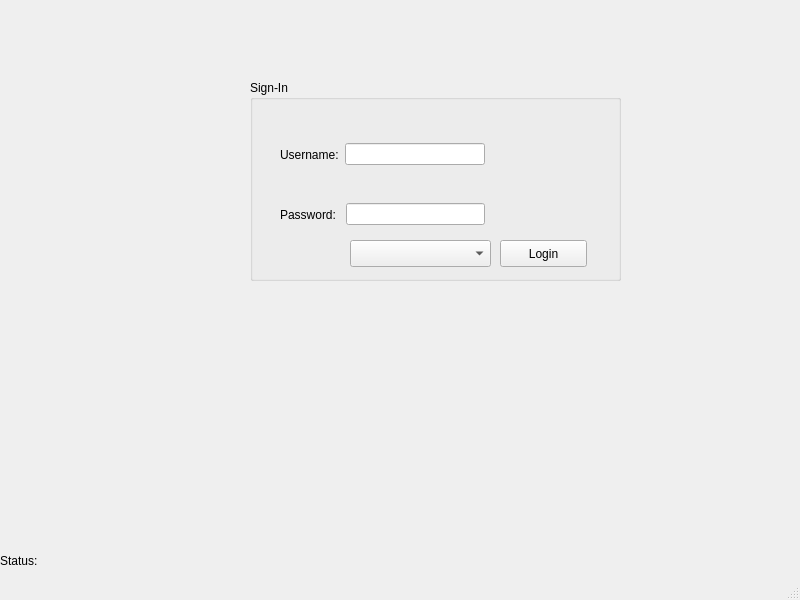
<?xml version="1.0" encoding="UTF-8"?>
<ui version="4.0">
 <class>login</class>
 <widget class="QMainWindow" name="login">
  <property name="geometry">
   <rect>
    <x>0</x>
    <y>0</y>
    <width>800</width>
    <height>600</height>
   </rect>
  </property>
  <property name="windowTitle">
   <string>AIMS Portal</string>
  </property>
  <widget class="QWidget" name="centralwidget">
   <widget class="QLabel" name="label">
    <property name="geometry">
     <rect>
      <x>0</x>
      <y>540</y>
      <width>361</width>
      <height>41</height>
     </rect>
    </property>
    <property name="text">
     <string>Status:</string>
    </property>
   </widget>
   <widget class="QGroupBox" name="signIn">
    <property name="geometry">
     <rect>
      <x>250</x>
      <y>80</y>
      <width>371</width>
      <height>201</height>
     </rect>
    </property>
    <property name="title">
     <string>Sign-In</string>
    </property>
    <widget class="QPushButton" name="pushButton">
     <property name="geometry">
      <rect>
       <x>250</x>
       <y>160</y>
       <width>87</width>
       <height>27</height>
      </rect>
     </property>
     <property name="text">
      <string>Login</string>
     </property>
    </widget>
    <widget class="QWidget" name="layoutWidget">
     <property name="geometry">
      <rect>
       <x>30</x>
       <y>60</y>
       <width>205</width>
       <height>29</height>
      </rect>
     </property>
     <layout class="QHBoxLayout" name="horizontalLayout">
      <item>
       <widget class="QLabel" name="label_2">
        <property name="text">
         <string>Username:</string>
        </property>
       </widget>
      </item>
      <item>
       <widget class="QLineEdit" name="le_uname"/>
      </item>
     </layout>
    </widget>
    <widget class="QWidget" name="layoutWidget">
     <property name="geometry">
      <rect>
       <x>30</x>
       <y>120</y>
       <width>205</width>
       <height>29</height>
      </rect>
     </property>
     <layout class="QHBoxLayout" name="horizontalLayout_2">
      <item>
       <widget class="QLabel" name="label_3">
        <property name="text">
         <string>Password: </string>
        </property>
       </widget>
      </item>
      <item>
       <widget class="QLineEdit" name="le_passwd">
        <property name="echoMode">
         <enum>QLineEdit::Password</enum>
        </property>
       </widget>
      </item>
     </layout>
    </widget>
    <widget class="QComboBox" name="comboBox">
     <property name="geometry">
      <rect>
       <x>100</x>
       <y>160</y>
       <width>141</width>
       <height>27</height>
      </rect>
     </property>
     <property name="currentText">
      <string extracomment="Select User Type"/>
     </property>
    </widget>
   </widget>
  </widget>
  <widget class="QMenuBar" name="menubar">
   <property name="geometry">
    <rect>
     <x>0</x>
     <y>0</y>
     <width>800</width>
     <height>24</height>
    </rect>
   </property>
  </widget>
  <widget class="QStatusBar" name="statusbar"/>
 </widget>
 <tabstops>
  <tabstop>le_uname</tabstop>
  <tabstop>le_passwd</tabstop>
  <tabstop>comboBox</tabstop>
  <tabstop>pushButton</tabstop>
 </tabstops>
 <resources/>
 <connections/>
</ui>
